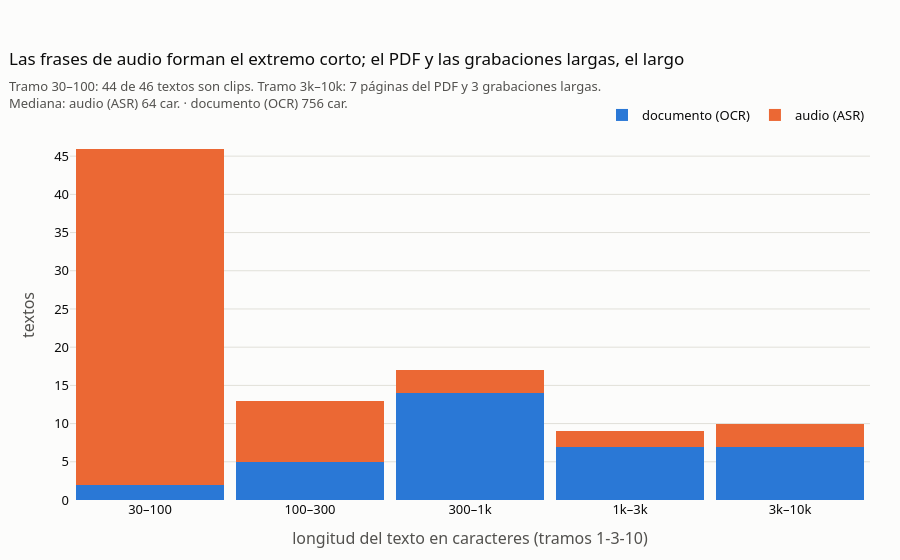

Here is the notebook cell this chart was saved with:
### Code cell
BORDES_LEN = [0, 10, 30, 100, 300, 1000, 3000, 10000, 30000]
TRAMOS_LEN = ["<10", "10–30", "30–100", "100–300", "300–1k", "1k–3k", "3k–10k", "10k–30k"]

textos = pd.concat([
    docs_ok.assign(modalidad="documento (OCR)", texto=docs_ok.texto_ocr)[["id", "modalidad", "tipo", "texto"]],
    clips_ok.assign(modalidad="audio (ASR)", tipo=clips_ok.origen, texto=clips_ok.texto_asr)[["id", "modalidad", "tipo", "texto"]],
], ignore_index=True)
textos["caracteres"] = textos.texto.str.len()
textos["tramo"] = pd.cut(textos.caracteres, BORDES_LEN, labels=TRAMOS_LEN, right=False)

conteo = textos.tramo.value_counts().reindex(TRAMOS_LEN)
primero, ultimo = conteo[conteo > 0].index[[0, -1]]
en_primero, en_ultimo = textos[textos.tramo == primero], textos[textos.tramo == ultimo]
del_pdf = en_ultimo.id.str.startswith(PDF.stem)
grabacion_larga = en_ultimo.id.isin(largos.id)
assert (del_pdf | grabacion_larga).all() and (en_primero.modalidad == "audio (ASR)").mean() > 0.5

mediana_mod = textos.groupby("modalidad").caracteres.median()
fig = px.histogram(textos, x="tramo", color="modalidad", category_orders={"tramo": TRAMOS_LEN},
                   color_discrete_map={"documento (OCR)": AZUL, "audio (ASR)": NARANJA},
                   labels={"tramo": "longitud del texto en caracteres (tramos 1-3-10)", "modalidad": ""})
fig.update_layout(yaxis_title="textos", barmode="stack", margin_t=130, title=dict(
    text="Las frases de audio forman el extremo corto; el PDF y las grabaciones largas, el largo",
    subtitle=dict(text=f"Tramo {primero}: {(en_primero.modalidad == 'audio (ASR)').sum()} de {len(en_primero)} textos son clips. "
                       f"Tramo {ultimo}: {del_pdf.sum()} páginas del PDF y {grabacion_larga.sum()} grabaciones largas.<br>Mediana: "
                       + " · ".join(f"{m} {v:,.0f} car." for m, v in mediana_mod.items()))))
fig.show()

### Figure 1 — Plotly figure (JSON) as saved in the notebook; plotly's stock layout.template omitted (floating-point values rounded to 4 significant figures)
{"data": [{"bingroup": "x", "hovertemplate": "=documento (OCR)<br>longitud del texto en caracteres (tramos 1-3-10)=%{x}<br>count=%{y}<extra></extra>", "legendgroup": "documento (OCR)", "marker": {"color": "#2a78d6", "pattern": {"shape": ""}}, "name": "documento (OCR)", "orientation": "v", "showlegend": true, "type": "histogram", "x": ["1k–3k", "3k–10k", "3k–10k", "3k–10k", "3k–10k", "3k–10k", "3k–10k", "3k–10k", "300–1k", "1k–3k", "1k–3k", "300–1k", "1k–3k", "1k–3k", "100–300", "300–1k", "300–1k", "100–300", "1k–3k", "30–100", "300–1k", "300–1k", "300–1k", "300–1k", "300–1k", "30–100", "100–300", "1k–3k", "100–300", "100–300", "300–1k", "300–1k", "300–1k", "300–1k", "300–1k"], "xaxis": "x", "yaxis": "y"}, {"bingroup": "x", "hovertemplate": "=audio (ASR)<br>longitud del texto en caracteres (tramos 1-3-10)=%{x}<br>count=%{y}<extra></extra>", "legendgroup": "audio (ASR)", "marker": {"color": "#eb6834", "pattern": {"shape": ""}}, "name": "audio (ASR)", "orientation": "v", "showlegend": true, "type": "histogram", "x": ["3k–10k", "1k–3k", "1k–3k", "3k–10k", "3k–10k", "300–1k", "300–1k", "300–1k", "30–100", "30–100", "30–100", "30–100", "30–100", "30–100", "30–100", "30–100", "30–100", "30–100", "30–100", "30–100", "30–100", "30–100", "30–100", "30–100", "30–100", "30–100", "30–100", "30–100", "30–100", "30–100", "30–100", "30–100", "30–100", "30–100", "30–100", "30–100", "30–100", "30–100", "30–100", "30–100", "30–100", "30–100", "30–100", "30–100", "30–100", "30–100", "30–100", "30–100", "100–300", "100–300", "100–300", "30–100", "30–100", "100–300", "100–300", "30–100", "100–300", "100–300", "30–100", "100–300"], "xaxis": "x", "yaxis": "y"}], "layout": {"barmode": "stack", "legend": {"title": {"text": ""}, "tracegroupgap": 0}, "margin": {"t": 130}, "title": {"subtitle": {"text": "Tramo 30–100: 44 de 46 textos son clips. Tramo 3k–10k: 7 páginas del PDF y 3 grabaciones largas.<br>Mediana: audio (ASR) 64 car. · documento (OCR) 756 car."}, "text": "Las frases de audio forman el extremo corto; el PDF y las grabaciones largas, el largo"}, "xaxis": {"anchor": "y", "categoryarray": ["<10", "10–30", "30–100", "100–300", "300–1k", "1k–3k", "3k–10k", "10k–30k"], "categoryorder": "array", "domain": [0.0, 1.0], "title": {"text": "longitud del texto en caracteres (tramos 1-3-10)"}}, "yaxis": {"anchor": "x", "domain": [0.0, 1.0], "title": {"text": "textos"}}}}
